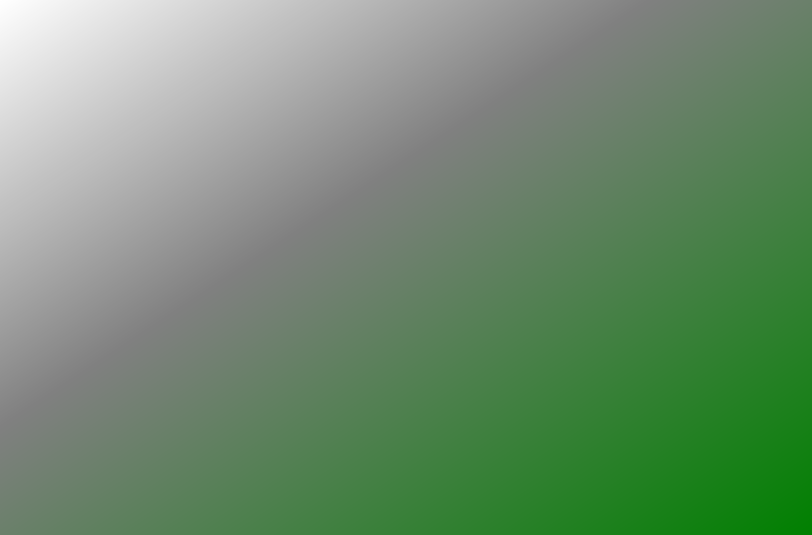
<?xml version="1.0" encoding="UTF-8"?>
<ui version="4.0">
 <class>MainWindow</class>
 <widget class="QMainWindow" name="MainWindow">
  <property name="geometry">
   <rect>
    <x>0</x>
    <y>0</y>
    <width>812</width>
    <height>535</height>
   </rect>
  </property>
  <property name="minimumSize">
   <size>
    <width>812</width>
    <height>535</height>
   </size>
  </property>
  <property name="maximumSize">
   <size>
    <width>812</width>
    <height>535</height>
   </size>
  </property>
  <property name="windowTitle">
   <string>Atualizar cliente</string>
  </property>
  <property name="windowIcon">
   <iconset>
    <normaloff>../Imagens/carrinhodecompras.png</normaloff>../Imagens/carrinhodecompras.png</iconset>
  </property>
  <property name="styleSheet">
   <string notr="true">background-color: qlineargradient(x1: 0, y1: 0, x2: 1, y2: 1,stop: 0 white, stop: 0.4 gray,stop: 1 green);

</string>
  </property>
  <widget class="QWidget" name="centralwidget">
   <layout class="QGridLayout" name="gridLayout_6"/>
  </widget>
 </widget>
 <resources>
  <include location="../Imagens/imagensrecursos.qrc"/>
 </resources>
 <connections/>
</ui>
